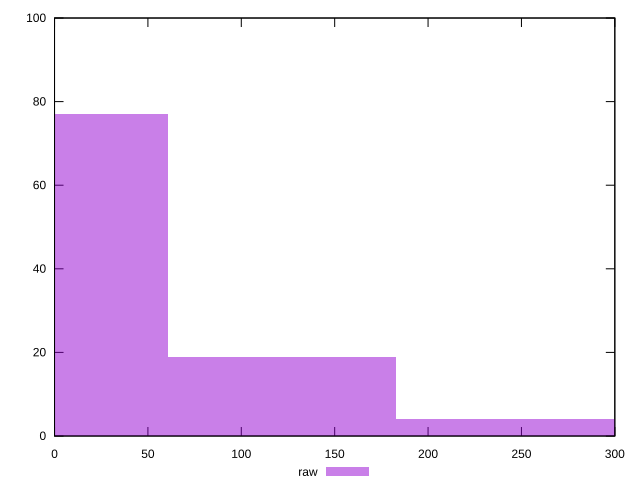

Generate this figure with gnuplot:
reset

$raw <<EOF
0 77
121.99433309769142 19
243.98866619538285 4
EOF

set key outside below
set boxwidth 121.99433309769142
set xrange [0:300]
set yrange [0:100]
set trange [0:100]
set style fill transparent solid 0.5 noborder
set terminal svg size 640, 490 enhanced background rgb 'white'
set output "reprap/unminified-javascript/samples/pages+cached/raw/histogram.svg"

plot $raw title "raw" with boxes

reset
